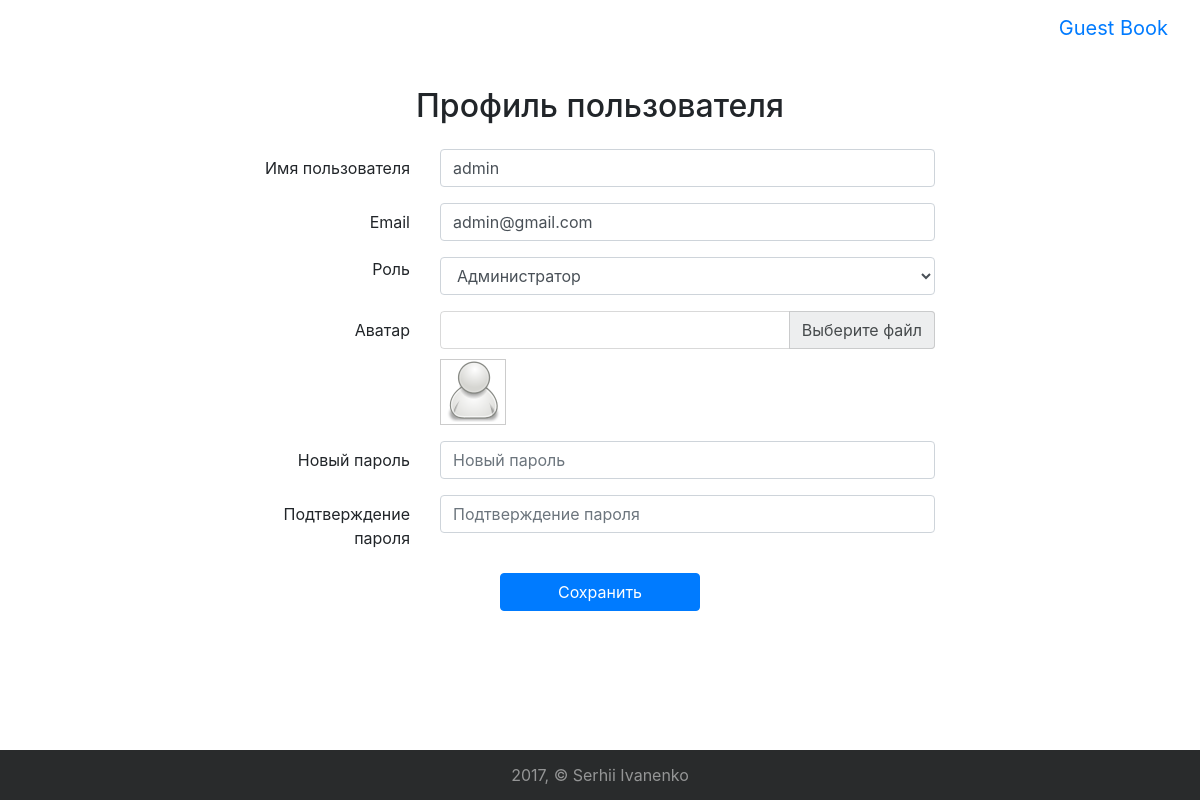
The page /users/profile/1 (signed in) on the database its author committed.
### tables this page shows
CREATE TABLE `users` (
  `id` int(11) UNSIGNED NOT NULL,
  `role_id` tinyint(1) NOT NULL,
  `username` varchar(30) NOT NULL,
  `email` varchar(50) NOT NULL,
  `password` varchar(50) NOT NULL,
  `avatar` varchar(255) NOT NULL,
  `published` tinyint(1) NOT NULL DEFAULT '1',
  `created_at` datetime NOT NULL DEFAULT CURRENT_TIMESTAMP,
  `modified_at` datetime NOT NULL DEFAULT CURRENT_TIMESTAMP,
  `last_visit` datetime NOT NULL DEFAULT CURRENT_TIMESTAMP
);

CREATE TABLE `roles` (
  `id` tinyint(1) UNSIGNED NOT NULL,
  `role` varchar(30) NOT NULL,
  `name` varchar(30) NOT NULL
);

### app/core/Controller.php (called while the page is built, shortened)
<?php
class Controller
{
	public function view($subview, $data = [])
	{
		require_once TEMPLATE_PATH . 'layout.php';
	}
}

### app/controllers/users.php (called while the page is built, shortened)
<?php
class Users extends Controller
{
	public function __construct()
	{
		$this->userModel = $this->model('User');
	}
	public function profile($id = null)
	{
		$id = (int)$id;
		$this->data['user'] = $this->userModel->read($id);
		$roleModel = $this->model('Role');
		$this->data['roles'] = $roleModel->read();
		$this->view('users/profile', $this->data);
	}
}

### app/core/App.php (called while the page is built, shortened)
<?php
class App
{
	private $method = 'index';
	public function __construct()
	{
		$url = $this->parseUrl();
		if ( isset($url[0]) ) {
			if ( file_exists('../app/controllers/' . $url[0] . '.php') ) {
				unset($url[0]);
			} else {
				$this->controller = 'Errors';
			}
		}
		$this->controller = new $this->controller();
		if ( isset($url[1]) ) {
			if ( method_exists($this->controller, $url[1]) ) {
				$this->method = $url[1];
				unset($url[1]);
			} else {
				$this->method = 'show404';
			}
		}
		$this->params = $url ? array_values($url) : [];
		call_user_func_array([$this->controller, $this->method], $this->params);
	}
	public function parseUrl()
	{
		if ( isset($_GET['url']) ) {
			return $url = explode('/', filter_var(rtrim($_GET['url'], '/'), FILTER_SANITIZE_URL));
		}
	}
}

### public/index.php (called while the page is built, shortened)
<?php
$app = new App();

### app/helpers/helper.php (called while the page is built, shortened)
<?php
function configItem($key)
{
	return isset($config[$key]) ? $config[$key] : null;
}
function baseUrl()
{
	return configItem('base_url');
}
function setValue($fieldName, $default)
{
    if ( isset($default) ) {
        return $default;
    }
    return '';
}

### app/core/Database.php (called while the page is built, shortened)
<?php
class Database
{
	private $connection;
	private function __construct()
	{
		$this->connection = new mysqli('localhost', 'root',
					'', 'guestbook');
		$this->connection->set_charset('utf8');
	}
	public function query($sql)
	{
		$result = $this->connection->query($sql);
		$data = array();
		while ( $row = $result->fetch_assoc() ) {
			$data[] = $row;
		}
		return $data;
	}
}

### app/core/Model.php (called while the page is built, shortened)
<?php
class Model
{
	protected $db;
	protected $table = '';
	public function __construct()
	{
		$this->db = Database::getInstance();
	}
	public function read($id = null)
	{
		$sql = "SELECT * FROM " . $this->table;
		if ( $id ) {
			$sql .= " WHERE `id` = " . $id;
		}
		$result = $this->db->query($sql);
		return $id ? $result[0] : $result;
	}
}

### app/views/users/profile.php (the view, shortened to what this page needs)
<div class="container">
	<form action="<?= baseUrl().'/users/profile/'.$user['id']; ?>" class="form-register" method="post" enctype="multipart/form-data">
		<h2 class="text-center mb-4">Профиль пользователя</h2>
		<div class="form-group row">
			<label for="username" class="col-3 col-form-label text-right hidden-sm-down">Имя пользователя</label>
			<div class="col-md-9 col-sm-12">
				<input type="text" class="form-control" name="username" id="username" placeholder="Имя пользователя" value="<?= setValue('username', $user['username']) ?>" required>
			</div>
		</div>
		<div class="form-group row">
			<label for="email" class="col-3 col-form-label text-right hidden-sm-down">Email</label>
			<div class="col-md-9 col-sm-12">
				<input type="email" class="form-control" name="email" id="email" placeholder="Email" value="<?= setValue('email', $user['email']) ?>" required>
			</div>
		</div>
		<div class="form-group row">
			<label for="role_id" class="col-3 text-right hidden-sm-down">Роль</label>
			<div class="col-md-9 col-sm-12">
				<select name="role_id" id="role_id" class="form-control" <?php if ($user['role_id'] != ADMIN) echo 'disabled'; ?>>
					<?php foreach ( $roles as $role ) : ?>
						<option value="<?= $role['id'] ?>" <?php if ($role['id'] == $user['role_id']) echo 'selected'; ?>><?= $role['name'] ?></option>
					<?php endforeach; ?>
				</select>
			</div>
		</div>
		<div class="form-group row">
			<label for="avatar" class="col-3 col-form-label text-right hidden-sm-down">Аватар</label>
			<div class="col-md-9 col-sm-12">
				<div class="upload">
					<label for="avatar">
						<span id="filename"></span>
						<span id="filelabel">Выберите файл</span>
					</label>
					<div class="thumbnail">
						<img src="<?= baseUrl().'/images/avatars/'.$user['avatar'] ?>" alt="">
					</div>
				</div>
			</div>
		</div>
		<div class="form-group row">
			<label for="new_pswd" class="col-3 col-form-label text-right hidden-sm-down">Новый пароль</label>
			<div class="col-md-9 col-sm-12">
				<input type="password" class="form-control" name="new_pswd" id="new_pswd" placeholder="Новый пароль">
			</div>
		</div>
		<div class="form-group row">
			<label for="pswd_confirm" class="col-3 col-form-label text-right hidden-sm-down">Подтверждение пароля</label>
			<div class="col-md-9 col-sm-12">
				<input type="password" class="form-control" name="pswd_confirm" id="pswd_confirm" placeholder="Подтверждение пароля">
			</div>
		</div>
		<button class="btn btn-primary btn-block" type="submit">Сохранить</button>
	</form>
</div>

### public/css/style.css (style rules this page uses)
html { min-height: 100%; position: relative; }
body { padding-top: 4.5rem; margin-bottom: 50px; }
.form-register { max-width: 700px; padding: 15px; margin: 0 auto; }
.form-register button.btn-primary { width: 200px; margin: auto; }
.upload { box-sizing: border-box; width: 100%; margin: 0; padding: 0; position: relative; }
.upload > label { border: 1px solid rgba(0,0,0,.15); width: 100%; border-radius: 0.25rem; height: 38px; display: block; box-sizing: border-box; margin-bottom: 0; }
.upload > label > span { display: inline-block; padding: 0.5rem 0.75rem; line-height: 1.25; color: #464a4c; }
.upload > label #filename { position: absolute; top: 0; left: 10px; }
.upload > label #filelabel { background-color: #edeeef; margin: 0; border: 1px solid rgba(0,0,0,.15); position: absolute; top: 0; right: 0; border-top-right-radius: 0.25rem; border-bottom-right-radius: 0.25rem; }
.thumbnail { margin-top: 10px; }
.thumbnail img { border: 1px solid #ccc; }

### rows shown on the page
users: username "admin", email "admin@gmail.com", role_id "Администратор", avatar (placeholder picture)
